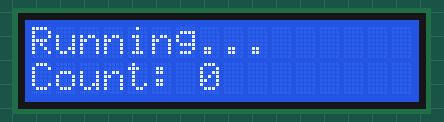
This sketch was run on a simulated Arduino Uno, built with avr-gcc and run on an emulated ATmega328P. Shown: 16×2 character LCD.

Above: at 0.2 s.
At 4.2 s:
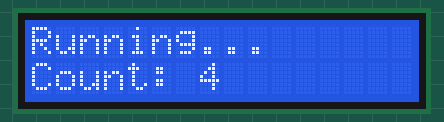
At 9.3 s:
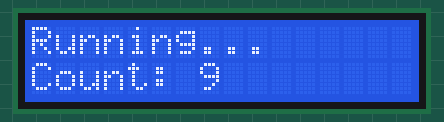
At 19.6 s:
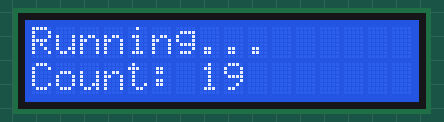
At 28.8 s:
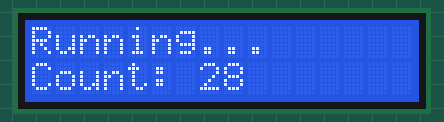
At 39.0 s:
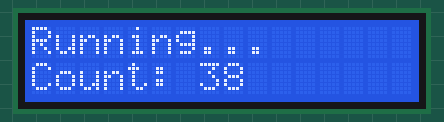

The sketch:

LAB1.ino
```cpp
#include <Wire.h>
#include <LiquidCrystal_I2C.h>

// ประกาศ lcd ไว้ตรงนี้ ต้องอยู่นอก setup/loop
LiquidCrystal_I2C lcd(0x27, 16, 2);

void setup() {
  lcd.init();        // เริ่มต้นจอ
  lcd.backlight();   // เปิดไฟพื้นหลัง

  lcd.setCursor(0, 0);
  lcd.print("LCD TEST OK");

  lcd.setCursor(0, 1);
  lcd.print("I2C 16x2");
}

void loop() {
  lcd.clear();
  lcd.setCursor(0, 0);
  lcd.print("Running...");

  static int count = 0;
  lcd.setCursor(0, 1);
  lcd.print("Count: ");
  lcd.print(count++);

  delay(1000);
}
```

Measured:
- what the display in image 1 shows lasts 1.0 s, from 4.2 s to 5.2 s
